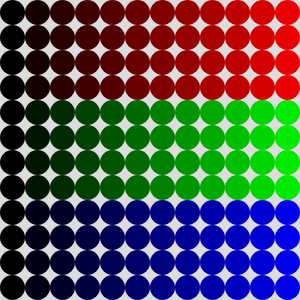
Frame 1 (no input)
Frame 60 (no input): identical to frame 1, image omitted
Frame 120 (the mouse pressed at the canvas centre since frame 60): identical to frame 1, image omitted

The p5.js sketch that drew this single still picture (run headless with seeded random() and noise() and a simulated clock; from frame 60 on, the mouse is pressed at the canvas centre):

// p5.js sketch
// ── sketch.js
function setup() {
    createCanvas(300, 300);
    noStroke();
}

function draw() {
    background(220);
    count = 144;
    seperator = sqrt(count)/3;
    diameter = min(height, width)/sqrt(count);
    for (let i = 0; i < sqrt(count); i++) {
	for (let j = 0; j < sqrt(count); j++) {
	    x = diameter/2 + i * width/sqrt(count);
	    y = diameter/2 + j * height/sqrt(count);
	    channel = map(i, 0, sqrt(count), 0, 255);
	    if (seperator > j) {
		fill(channel, 0, 0);
	    } else if (seperator*2 > j) {
		fill(0, channel, 0);
	    } else {
		fill(0, 0, channel);
	    }

	    circle(x, y, diameter);
	}
    }
}
